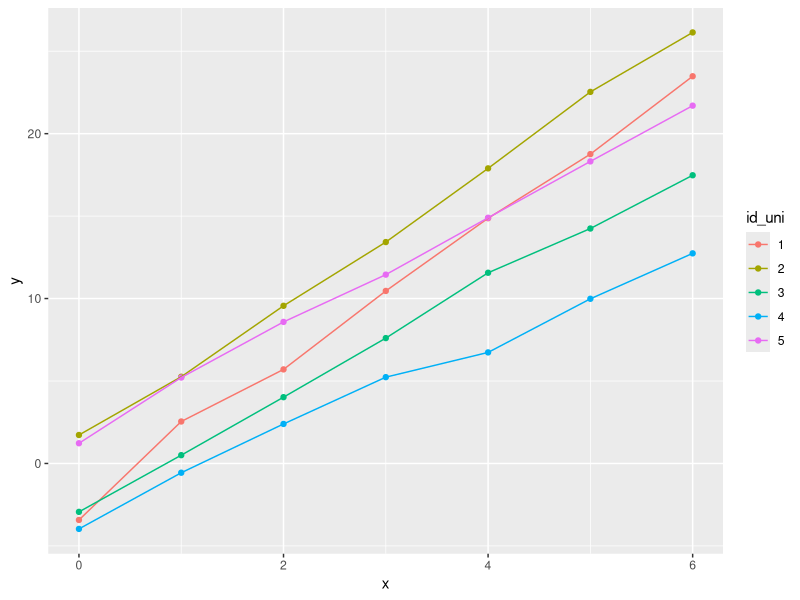
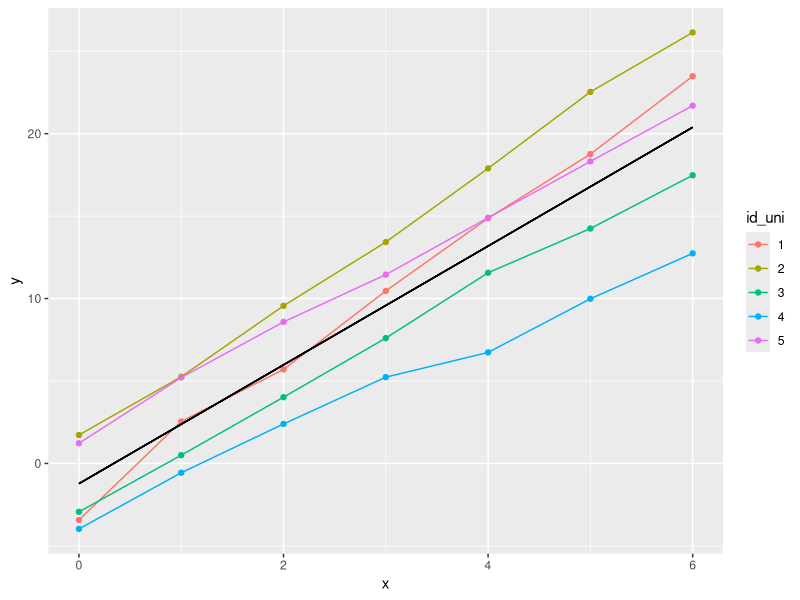
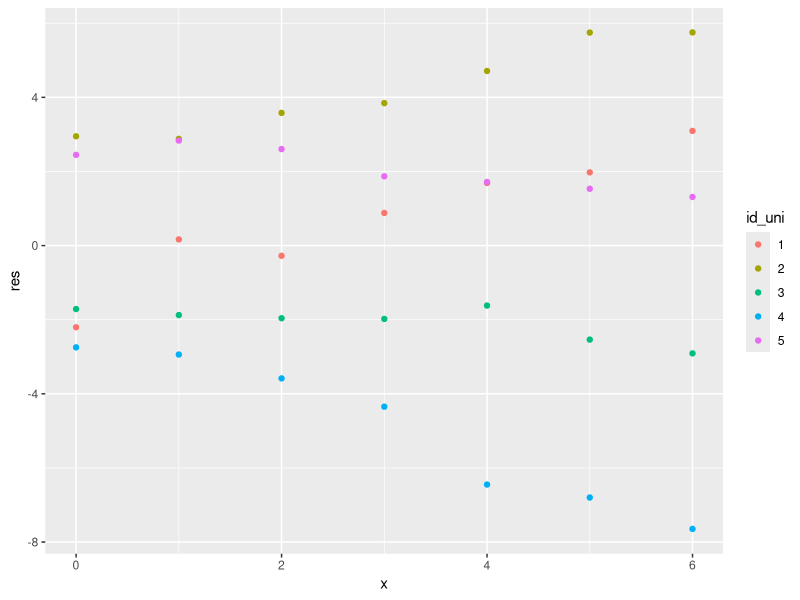
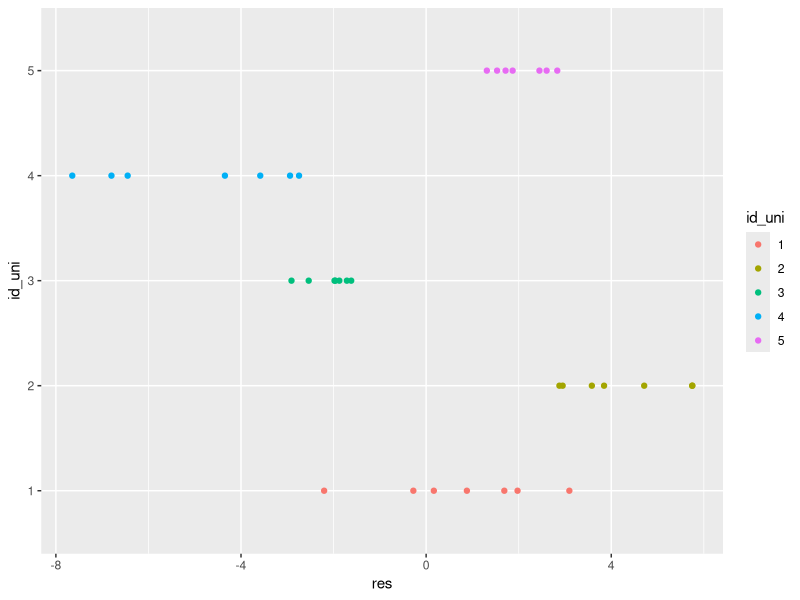
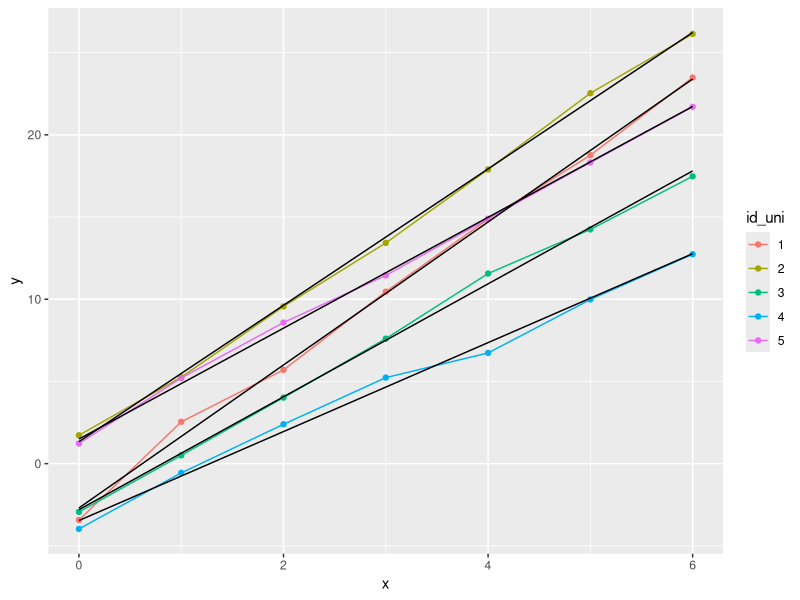
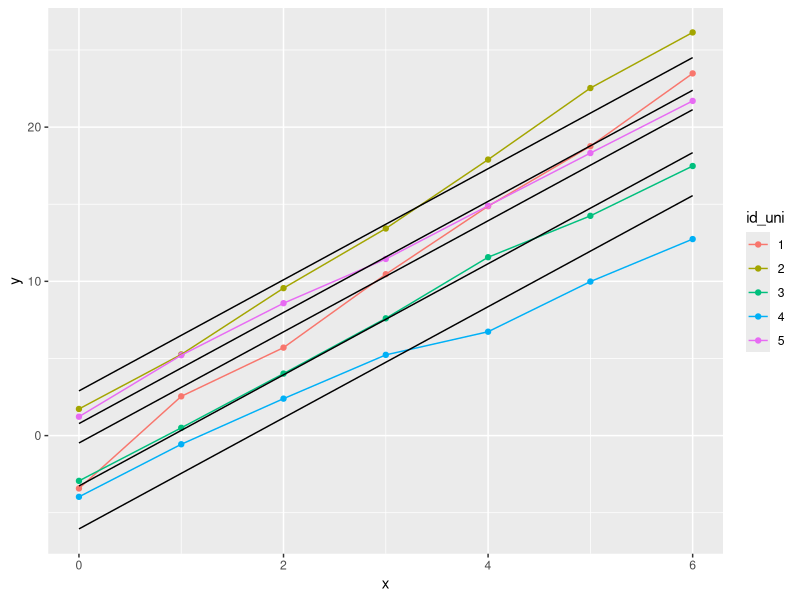
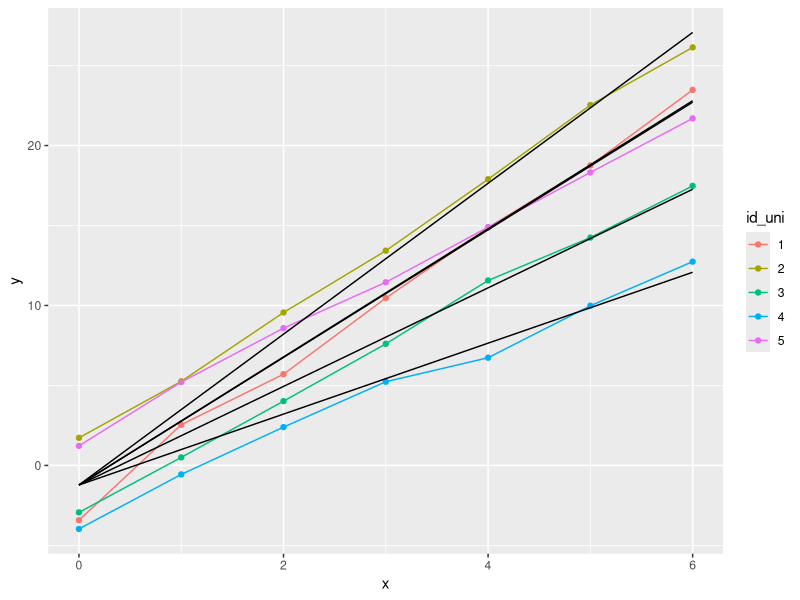

The R source for these figures, in order:
library(nlme)
library(ggplot2)
library(tidyverse)
library(magrittr)

rm(list = ls())

p1 = ggplot(data = Rail, aes(x=travel, y=Rail)) + geom_point()

# Analizar los datos con un modelo de efectos fijos


# ajusto modelo lineal
fm1Rail.lm <- lm(travel ~ 1, data = Rail)


# el modelo me da una estimación de beta y de sigma
beta  = fm1Rail.lm$coefficients["(Intercept)"]
sigma = summary(fm1Rail.lm)$sigma

# obtengo los residuos, los guardo en un dataset propio
Rail_datos <- Rail %>% mutate(res = resid(fm1Rail.lm)) %>% tibble()

p2 = ggplot(Rail_datos, aes(x = res, y = Rail)) + geom_boxplot()


# mis datos están agrupados, los efectos debido a los grupos están incorporados
# los residuos (cada residuo tiene un "sesgo" debido al riel que me dió esa medición)

# Voy a incorporar los grupos en mi modelo (pero ojo que sigo laburando con efectos fijos!!)

# $$ y_{ij} = \beta_{i} + \epsilon_{ij} (con i y j igual que antes) $$

# lo que cambia es que ahora tengo un beta para cada riel (pero no estoy considerando a los rieles aleatorios!)
# epsilon y sigma son iguales que antes

fm2Rail.lm <- lm(travel ~ Rail - 1, data = Rail)

# el -1 en la formula elimina una ordenada en el modelo

# el sigma es mucho menor que en el caso anterior
summary(fm2Rail.lm)$sigma

# ¿cuantos grados de libertad gasté? df = 12, antes eran 17, gasté 5, (uno por cada riel menos 1)
Rail_datos %<>% mutate(res2 = resid(fm2Rail.lm))

p3 = ggplot(Rail_datos, aes(x = res2, y = Rail)) + geom_boxplot()

# como son los beta?
summary(fm2Rail.lm)

# Tengo un beta para cada riel: estoy modelando la muestra particular de rieles que obtuve
# me gustaria modelar la población de rieles (ya que los obtuve aleatoriamente)
# ¿como es la estimacion de la variabilidad de los rieles?
# y como dijimos antes, este enfoque me hace perder grados de libertad (cada riel que incluyo en la muestra me cuesta un parametro extra)

# Vamos a plantear un modelo de efectos mixtos. Vamos a empezar reescribiendo el modelo
# de efectos fijos 2:

# $$ y_{ij} = \bar{beta} + (\bar{\beta} - \beta_i) + \epsilon_{ij} $$
# donde \hat{\beta} es el promedio de los beta de los rieles

# Vamos a definir un modelo de efectos mixtos donde
# \hat{\beta} lo reemplazamos por el tiempo medio de viaje sobre la poblacion de rieles
# y las desviaciones beta_i - \bar{\beta} por una variable aleatoria que viene de una
# distribucion que vamos a tratar de estimar

# El nuevo modelo es este:

#$$y_{ij} = \beta + b_i + \epsilon_{ij}$$

#donde beta es (una estimación de) el tiempo medio sobre la poblacion de rieles
# y b_i es (una realizacion de) una variable aleatoria que representa la variabilidad
# de cada riel presente en nuestra muestra respecto a la poblacion de rieles
# y epsilon es lo mismo de siempre

# Para terminar de definir el modelo, debemos especificar las distribuciones que generan
# las variables aleatorias

# $$b_i = N(0, \sigma_b) $$
# $$\epsilon_ij = N(0, \sigma) $$

# esto es un modelo jerarquico (porque tiene dos niveles), ya que representa datos que tambien
# son jerarquicos

# Tengo tres paraemtros (puedo incluir 1000 rieles y siempre voy a tener tres parametros)
# beta, sigma_b y sigma

fm1Rail.lme <- lme(travel ~ 1, data = Rail, random = ~ 1 | Rail)

# Tengo beta = 66.5
# sigma de rieles = 24.8
# sigma = 4.02 (curiosamente es el mismo del modelo de efectos fijos 2) (esto no siempre va a ser asi, en este caso se debe a que tenemos la misma cantidad de observaciones para cada riel)

Rail_datos %<>% mutate(res3 = resid(fm1Rail.lme, level=1))

p4 = ggplot(Rail_datos, aes(x = res3, y = Rail)) + geom_boxplot()

Rail_datos %<>% mutate(pred_fijo = predict(fm1Rail.lme, level=0),
                       pred_random = predict(fm1Rail.lme, level=1))




# PARTE 2

library(tidyverse)
library(nlme)

# Generación de datos
n_uni = 5  # unidades de analisis

# parametros que caracterizan a la pendiente y la ordenada de la oblación de undiades de analisis
a=3
b=1
sigma_a= 1
sigma_b= 3

# variabilidad de y dentro de cada unidad de análisis
sigma = 0.5

# valores de la variable independiente x
x = 0:6

# muestreo a y b
pendientes = rnorm(n=n_uni, mean=a, sd=sigma_a)
ordenadas  = rnorm(n=n_uni, mean=b, sd=sigma_b)

# tibble con la info de las unidades de analisis (inaccesible in real life)
unidades = tibble(id_uni = 1:n_uni, a = pendientes, b=ordenadas, s=sigma)

# tibble con la simulación: y en función de x para cada u.d.a.
datos = unidades %>%
  uncount(length(x)) %>%
  mutate(x = rep(x, times=n_uni)) %>%
  mutate(y = x*a + b + rnorm(n=length(x), mean=0, sd=s)) %>%
  select(-a,-b,-s)

datos$id_uni %<>% as_factor()

### grafico de los datos
ggplot(datos, aes(x=x, y=y, group=id_uni)) +
  geom_point(aes(color=id_uni))+
  geom_line(aes(color=id_uni))

### Modelo lineal sin efectos aleatorios
m1.lm=lm(y~x, data = datos)

data_m1.lm <- datos %>% mutate(pred = predict(m1.lm), res = resid(m1.lm))

ggplot() +
  geom_point(data=datos, aes(x=x, y=y, group=id_uni, color=id_uni))+
  geom_line(data=datos, aes(x=x, y=y, group=id_uni, color=id_uni))+
  geom_line(data=data_m1.lm, aes(x=x, y=pred, group=id_uni))

ggplot() +
  geom_point(data=data_m1.lm, aes(x=x, y=res, group=id_uni, color=id_uni))

ggplot() +
  geom_point(data=data_m1.lm, aes(x=res, y=id_uni, color=id_uni))


# Modelos de efecto mixtos (todas las variantes posibles para este caso)

m1.lme = lme(y ~ x, random = ~ x|id_uni, data=datos)
m2.lme = lme(y ~ x, random = ~ 1|id_uni, data=datos)
m3.lme = lme(y ~ x, random = ~ x-1|id_uni, data=datos)

##
data_m1.lme <- datos %>% mutate(pred = predict(m1.lme, level=1), res = resid(m1.lme, level=1))
data_m2.lme <- datos %>% mutate(pred = predict(m2.lme, level=1), res = resid(m2.lme, level=1))
data_m3.lme <- datos %>% mutate(pred = predict(m3.lme, level=1), res = resid(m3.lme, level=1))

ggplot() +
  geom_point(data=datos, aes(x=x, y=y, group=id_uni, color=id_uni))+
  geom_line(data=datos, aes(x=x, y=y, group=id_uni, color=id_uni))+
  geom_line(data=data_m1.lme, aes(x=x, y=pred, group=id_uni))

ggplot() +
  geom_point(data=datos, aes(x=x, y=y, group=id_uni, color=id_uni))+
  geom_line(data=datos, aes(x=x, y=y, group=id_uni, color=id_uni))+
  geom_line(data=data_m2.lme, aes(x=x, y=pred, group=id_uni))

ggplot() +
  geom_point(data=datos, aes(x=x, y=y, group=id_uni, color=id_uni))+
  geom_line(data=datos, aes(x=x, y=y, group=id_uni, color=id_uni))+
  geom_line(data=data_m3.lme, aes(x=x, y=pred, group=id_uni))

